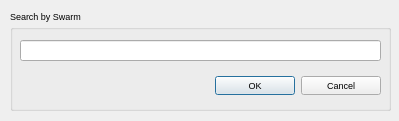
<?xml version="1.0" encoding="UTF-8"?>
<ui version="4.0">
 <class>Dialog</class>
 <widget class="QDialog" name="Dialog">
  <property name="windowModality">
   <enum>Qt::ApplicationModal</enum>
  </property>
  <property name="geometry">
   <rect>
    <x>0</x>
    <y>0</y>
    <width>399</width>
    <height>121</height>
   </rect>
  </property>
  <property name="sizePolicy">
   <sizepolicy hsizetype="Fixed" vsizetype="Fixed">
    <horstretch>0</horstretch>
    <verstretch>0</verstretch>
   </sizepolicy>
  </property>
  <property name="windowTitle">
   <string>Swarm Search</string>
  </property>
  <property name="modal">
   <bool>false</bool>
  </property>
  <widget class="QGroupBox" name="groupBox">
   <property name="geometry">
    <rect>
     <x>10</x>
     <y>10</y>
     <width>381</width>
     <height>101</height>
    </rect>
   </property>
   <property name="font">
    <font>
     <pointsize>7</pointsize>
    </font>
   </property>
   <property name="title">
    <string>Search by Swarm</string>
   </property>
   <widget class="QLineEdit" name="lineEdit">
    <property name="geometry">
     <rect>
      <x>10</x>
      <y>30</y>
      <width>361</width>
      <height>21</height>
     </rect>
    </property>
   </widget>
   <widget class="QDialogButtonBox" name="buttonBox">
    <property name="geometry">
     <rect>
      <x>30</x>
      <y>60</y>
      <width>341</width>
      <height>32</height>
     </rect>
    </property>
    <property name="orientation">
     <enum>Qt::Horizontal</enum>
    </property>
    <property name="standardButtons">
     <set>QDialogButtonBox::Cancel|QDialogButtonBox::Ok</set>
    </property>
   </widget>
  </widget>
 </widget>
 <resources/>
 <connections>
  <connection>
   <sender>buttonBox</sender>
   <signal>accepted()</signal>
   <receiver>Dialog</receiver>
   <slot>accept()</slot>
   <hints>
    <hint type="sourcelabel">
     <x>248</x>
     <y>254</y>
    </hint>
    <hint type="destinationlabel">
     <x>157</x>
     <y>274</y>
    </hint>
   </hints>
  </connection>
  <connection>
   <sender>buttonBox</sender>
   <signal>rejected()</signal>
   <receiver>Dialog</receiver>
   <slot>reject()</slot>
   <hints>
    <hint type="sourcelabel">
     <x>316</x>
     <y>260</y>
    </hint>
    <hint type="destinationlabel">
     <x>286</x>
     <y>274</y>
    </hint>
   </hints>
  </connection>
 </connections>
</ui>
